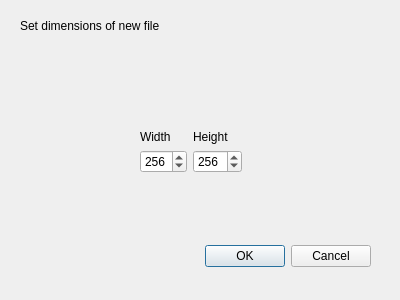
<?xml version="1.0" encoding="UTF-8"?>
<ui version="4.0">
 <class>NewFileDialog</class>
 <widget class="QDialog" name="NewFileDialog">
  <property name="geometry">
   <rect>
    <x>0</x>
    <y>0</y>
    <width>400</width>
    <height>300</height>
   </rect>
  </property>
  <property name="windowTitle">
   <string>Dialog</string>
  </property>
  <widget class="QDialogButtonBox" name="buttonBox">
   <property name="geometry">
    <rect>
     <x>30</x>
     <y>240</y>
     <width>341</width>
     <height>32</height>
    </rect>
   </property>
   <property name="orientation">
    <enum>Qt::Orientation::Horizontal</enum>
   </property>
   <property name="standardButtons">
    <set>QDialogButtonBox::StandardButton::Cancel|QDialogButtonBox::StandardButton::Ok</set>
   </property>
  </widget>
  <widget class="QLabel" name="label">
   <property name="geometry">
    <rect>
     <x>20</x>
     <y>0</y>
     <width>231</width>
     <height>51</height>
    </rect>
   </property>
   <property name="text">
    <string>Set dimensions of new file</string>
   </property>
  </widget>
  <widget class="QWidget" name="">
   <property name="geometry">
    <rect>
     <x>140</x>
     <y>130</y>
     <width>102</width>
     <height>49</height>
    </rect>
   </property>
   <layout class="QFormLayout" name="formLayout">
    <item row="0" column="0">
     <widget class="QLabel" name="widthLabel">
      <property name="text">
       <string>Width</string>
      </property>
     </widget>
    </item>
    <item row="0" column="1">
     <widget class="QLabel" name="heightLabel">
      <property name="text">
       <string>Height</string>
      </property>
     </widget>
    </item>
    <item row="1" column="0">
     <widget class="QSpinBox" name="widthSpinBox">
      <property name="minimum">
       <number>2</number>
      </property>
      <property name="maximum">
       <number>512</number>
      </property>
      <property name="singleStep">
       <number>2</number>
      </property>
      <property name="value">
       <number>256</number>
      </property>
     </widget>
    </item>
    <item row="1" column="1">
     <widget class="QSpinBox" name="heightSpinBox">
      <property name="minimum">
       <number>2</number>
      </property>
      <property name="maximum">
       <number>512</number>
      </property>
      <property name="singleStep">
       <number>2</number>
      </property>
      <property name="value">
       <number>256</number>
      </property>
     </widget>
    </item>
   </layout>
  </widget>
 </widget>
 <resources/>
 <connections>
  <connection>
   <sender>buttonBox</sender>
   <signal>accepted()</signal>
   <receiver>NewFileDialog</receiver>
   <slot>accept()</slot>
   <hints>
    <hint type="sourcelabel">
     <x>248</x>
     <y>254</y>
    </hint>
    <hint type="destinationlabel">
     <x>157</x>
     <y>274</y>
    </hint>
   </hints>
  </connection>
  <connection>
   <sender>buttonBox</sender>
   <signal>rejected()</signal>
   <receiver>NewFileDialog</receiver>
   <slot>reject()</slot>
   <hints>
    <hint type="sourcelabel">
     <x>316</x>
     <y>260</y>
    </hint>
    <hint type="destinationlabel">
     <x>286</x>
     <y>274</y>
    </hint>
   </hints>
  </connection>
 </connections>
</ui>
